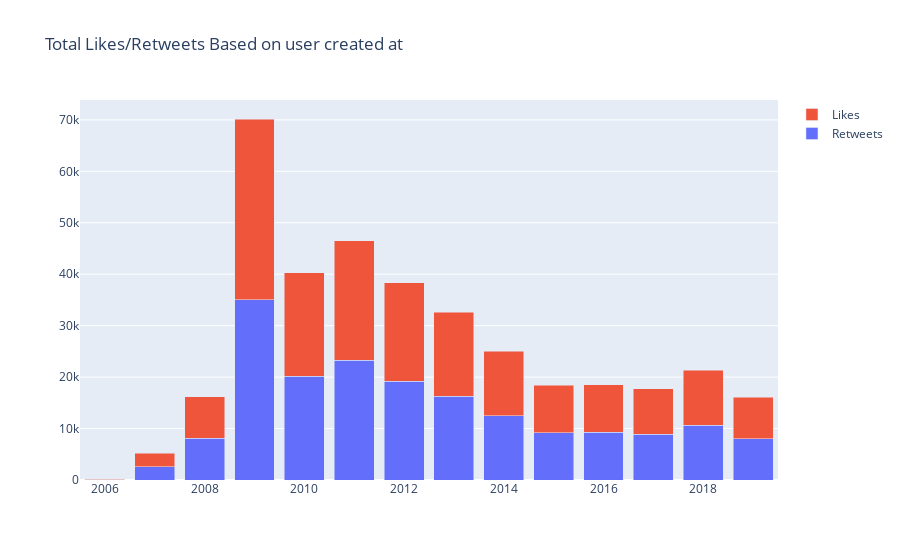

Notebook cell for this chart:
### Code cell
#now group by year for created at
#NOTE: WE MIGHT WANT TO NORMALIZE THIS
groups = df.set_index('user_created_at').groupby(pd.Grouper(freq='Y')).count()
strs = [pd.to_datetime(i).strftime("%Y") for i in groups.index.values]

fig = go.Figure(data = [
    go.Bar(
        name='Retweets',
        x= strs, # assign x as the dataframe column 'x'
        y=groups['retweet_count']
    ),
    go.Bar(
        name='Likes',
        x=strs, # assign x as the dataframe column 'x'
        y=groups['favorite_count']
    )
])
fig.update_layout(barmode='stack', title="Total Likes/Retweets Based on user created at")
fig.show()

### Figure 1 — Plotly figure (JSON) as saved in the notebook; plotly's stock layout.template omitted (floating-point values rounded to 4 significant figures)
{"data": [{"name": "Retweets", "type": "bar", "x": ["2006", "2007", "2008", "2009", "2010", "2011", "2012", "2013", "2014", "2015", "2016", "2017", "2018", "2019"], "y": [82, 2620, 8077, 35086, 20140, 23259, 19179, 16327, 12497, 9202, 9265, 8886, 10671, 8036]}, {"name": "Likes", "type": "bar", "x": ["2006", "2007", "2008", "2009", "2010", "2011", "2012", "2013", "2014", "2015", "2016", "2017", "2018", "2019"], "y": [82, 2620, 8077, 35086, 20140, 23259, 19179, 16327, 12497, 9202, 9265, 8886, 10671, 8036]}], "layout": {"barmode": "stack", "title": {"text": "Total Likes/Retweets Based on user created at"}}}
